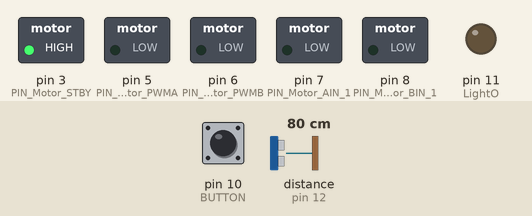
A sketch run on a simulated Arduino Uno, built with avr-gcc and run on an emulated ATmega328P. On the bench: switched loads named in the sketch (green lamp = pin HIGH), output pins drawn as LEDs (lit = HIGH). Wiring (inferred from the names in the program): ultrasonic range finder: trigger pin 13; echo pin 12. The inputs (shaded band) are chosen by the test bench; at power-on: pin 10 (BUTTON) HIGH, distance to the obstacle (sensor on pin 12) 80 cm. The echo pulse lasts 58.3 µs per cm; pins used as bus, display or sensor lines are not drawn.

Above: at 1.2 s.
1.3 s: pin 10 (BUTTON) pulled LOW for 0.15 s
At 1.42 s:
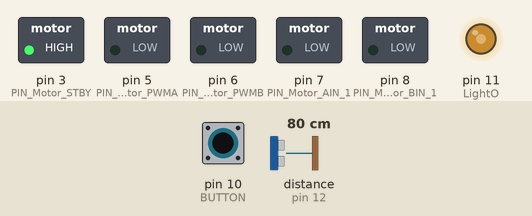
At 2.8 s:
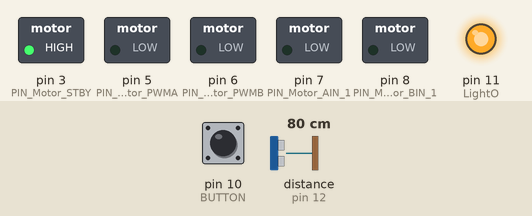
4.3 s: distance to the obstacle (sensor on pin 12) set to 28 cm
5.8 s: distance to the obstacle (sensor on pin 12) set to 24 cm
At 6.8 s:
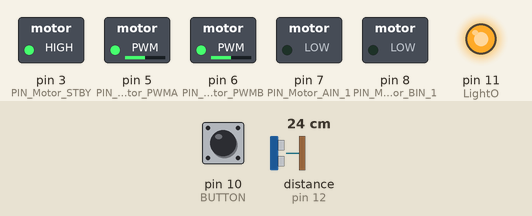
Timing chart, 0 to 28.3 s (numbered marks = the images above; inputs shaded):
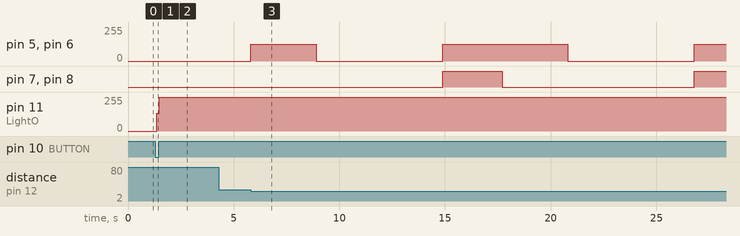

The sketch:

CatDoor.ino
```cpp
#include <arduino.h>

//defines which pins do what
#define PIN_Motor_STBY 3
#define PIN_Motor_PWMA 5
#define PIN_Motor_PWMB 6
#define PIN_Motor_AIN_1 7
#define PIN_Motor_BIN_1 8
#define LightO 11
#define BUTTON 10

//Ultrasonic Sensor Presets
const int Echo = 12;
const int Trig = 13;

int Flag = 0;

void setup(){
   pinMode(PIN_Motor_PWMA, OUTPUT);
   pinMode(PIN_Motor_AIN_1, OUTPUT);
   pinMode(PIN_Motor_PWMB, OUTPUT);
   pinMode(PIN_Motor_BIN_1, OUTPUT);
   pinMode(PIN_Motor_STBY, OUTPUT);
   pinMode(LightO, OUTPUT);
   digitalWrite(PIN_Motor_STBY,HIGH); //turns motor on
}

//Sub-routine to test distance from object
int Distance_test(){
   digitalWrite(Trig, LOW);
   delayMicroseconds(2);
   digitalWrite(Trig, HIGH);
   delayMicroseconds(10);
   digitalWrite(Trig, LOW);
   long Fdistance = pulseIn(Echo, HIGH);
   Fdistance = Fdistance/148;//converts time delay to distance
   return (int)Fdistance;
   }


void loop(){
   long inches; //make floating point variable to hold distance
   pinMode(Trig, OUTPUT);//Tell Trig pin to output sound
   pinMode(Echo, INPUT);
   int middleDistance = Distance_test();//runs distance test sub-routine
   int ButtonState = digitalRead(BUTTON);
   pinMode(BUTTON, INPUT);


   if (ButtonState == 0 && Flag == 0){
      Flag = 1;
   }
   else if (ButtonState == 0 && Flag == 1){
      Flag = 0;
   }

   if (Flag == 1){
      digitalWrite(LightO, HIGH);
      // closes door if distance from cat is greater than 8"
      if (middleDistance >= 10){
         analogWrite(PIN_Motor_PWMA,0);
         analogWrite(PIN_Motor_PWMB,0);
      }
      // opens door otherwise
      else{
         digitalWrite(PIN_Motor_AIN_1,LOW);
         digitalWrite(PIN_Motor_BIN_1,LOW);
         analogWrite(PIN_Motor_PWMA,127);
         analogWrite(PIN_Motor_PWMB,127);
         delay (3100);
         analogWrite(PIN_Motor_PWMA,0);
         analogWrite(PIN_Motor_PWMB,0);
         delay (6000);
         digitalWrite(PIN_Motor_AIN_1,HIGH);
         digitalWrite(PIN_Motor_BIN_1,HIGH);
         analogWrite(PIN_Motor_PWMA,127);
         analogWrite(PIN_Motor_PWMB,127);
         delay (2800);
      }
   }
   else {
      analogWrite(PIN_Motor_PWMA,0);
      analogWrite(PIN_Motor_PWMB,0);
      digitalWrite(LightO, LOW);

   }
}
```

Measured:
- the behaviour switches between 26 and 25 cm on distance to the obstacle (sensor on pin 12) (found by bisection; images 2 and 3)
- after the input at 1.3 s, pin 11 (LightO): 0/255 → 134/255 after 0.06 s, → 255/255 0.12 s later
- after the input at 4.3 s, every drawn part: stays the same
- after the input at 5.8 s, pin 5 (PIN_Motor_PWMA), pin 6 (PIN_Motor_PWMB): goes 127/255 3.1 s, 0/255 6.0 s, 127/255 5.9 s, 0/255 6.0 s, then 127/255, starting at once; pin 7 (PIN_Motor_AIN_1), pin 8 (PIN_Motor_BIN_1): LOW → HIGH after 9.1 s, → LOW 2.8 s later, → HIGH 9.1 s later
